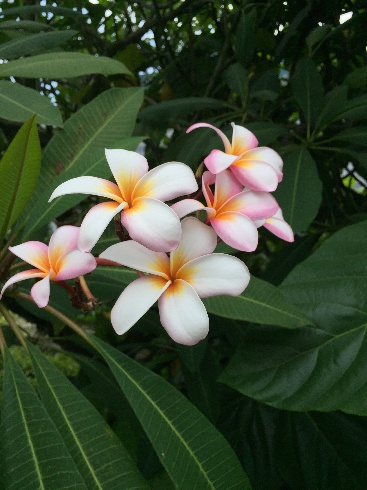
#> input picture Lab3/Pictures/test3.jpg, 367 x 490 px
$ python A0101742W_ChewYiXiu__Lab3.py   (older library calls are emulated)
#> lines starting #> are read from the running program, lines starting #| are printed output that depends on the picture
import cv2
import os
import numpy as np
import math
from matplotlib import pyplot as plt

#turn image to grayscale
img = cv2.imread(os.getcwd() + "/Pictures/test3.jpg",cv2.CV_LOAD_IMAGE_GRAYSCALE)
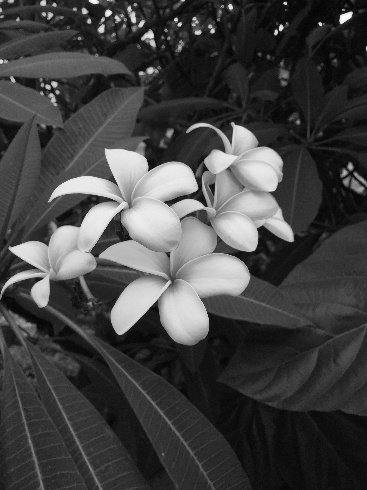
#> img: shape (490, 367); min 1, max 255, mean 67.1
#define sobel and prewitt kernels
sobelx_kernel = np.array([[-1, 0, 1],[-2, 0, 2],[-1, 0, 1]])
sobely_kernel = np.array([[1, 2, 1],[0, 0, 0],[-1, -2, -1]])
prewittx_kernel = np.array([[-1, 0, 1],[-1, 0, 1],[-1, 0, 1]])
prewitty_kernel = np.array([[1, 1, 1],[0, 0, 0],[-1, -1, -1]])

rows = img.shape[0]
#> rows = 490
columns = img.shape[1]
#> columns = 367
sobel_result = np.zeros([rows,columns])
prewitt_result = np.zeros([rows,columns])
maxsobelEdge = 0
maxprewittEdge = 0
for r in range(0,rows-2):
    for c in range(0,columns-2):
        sobelx = sobely = prewittx = prewitty = 0.0
        #convolve image with sobel and prewitt kernels
        sobelx = (img[r][c]*sobelx_kernel[0][0]) + (img[r][c+1]*sobelx_kernel[0][1]) + (img[r][c+2]*sobelx_kernel[0][2]) + (img[r+1][c]*sobelx_kernel[1][0]) + (img[r+1][c+1]*sobelx_kernel[1][1]) + (img[r+1][c+2]*sobelx_kernel[1][2]) + (img[r+2][c]*sobelx_kernel[2][0]) + (img[r+2][c+1]*sobelx_kernel[2][1]) + (img[r+2][c+2]*sobelx_kernel[2][2])

        sobely = (img[r][c]*sobely_kernel[0][0]) + (img[r][c+1]*sobely_kernel[0][1]) + (img[r][c+2]*sobely_kernel[0][2]) + (img[r+1][c]*sobely_kernel[1][0]) + (img[r+1][c+1]*sobely_kernel[1][1]) + (img[r+1][c+2]*sobely_kernel[1][2]) + (img[r+2,][c]*sobely_kernel[2][0]) + (img[r+2][c+1]*sobely_kernel[2][1])+ (img[r+2][c+2]*sobely_kernel[2][2])

        prewittx = (img[r][c]*prewittx_kernel[0][0]) + (img[r][c+1]*prewittx_kernel[0][1]) + (img[r][c+2]*prewittx_kernel[0][2]) + (img[r+1][c]*prewittx_kernel[1][0]) + (img[r+1][c+1]*prewittx_kernel[1][1]) + (img[r+1][c+2]*prewittx_kernel[1][2]) + (img[r+2][c]*prewittx_kernel[2][0]) + (img[r+2][c+1]*prewittx_kernel[2][1]) + (img[r+2][c+2]*prewittx_kernel[2][2])

        prewitty = (img[r][c]*prewitty_kernel[0][0]) + (img[r][c+1]*prewitty_kernel[0][1]) + (img[r][c+2]*prewitty_kernel[0][2]) + (img[r+1][c]*prewitty_kernel[1][0]) + (img[r+1][c+1]*prewitty_kernel[1][1]) + (img[r+1][c+2]*prewitty_kernel[1][2]) + (img[r+2][c]*prewitty_kernel[2][0]) + (img[r+2][c+1]*prewitty_kernel[2][1]) + (img[r+2,c+2]*prewitty_kernel[2][2])

        sobel_result[r+1][c+1] = math.sqrt(sobelx**2 + sobely**2)
        prewitt_result[r+1][c+1] = math.sqrt(prewittx**2 + prewitty**2)

        #find maximum edges
        if (sobel_result[r+1][c+1] > maxsobelEdge):
            maxsobelEdge = sobel_result[r+1][c+1]

        if (prewitt_result[r+1][c+1] > maxprewittEdge):
            maxprewittEdge = prewitt_result[r+1][c+1]
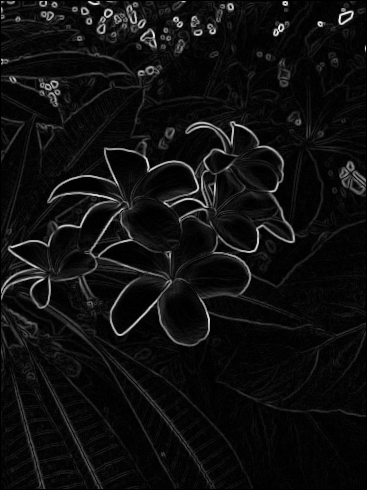
#> prewitt_result: shape (490, 367) float64; min 0, max 639, mean 38.7; drawn with min black and max white
#> after the loop, maxprewittEdge = 639; maxsobelEdge = 887.4

#scale all edge values
sobel_result = sobel_result * (255/maxsobelEdge)
prewitt_result = prewitt_result * (255/maxprewittEdge)
cv2.imwrite("test3_sobel.jpg",sobel_result)
cv2.imwrite("test3_prewitt.jpg",prewitt_result)

sobel_thinned = np.zeros([rows,columns])
prewitt_thinned = np.zeros([rows,columns])

for r in range (1,rows-1):
    for c in range (1,columns-1):
        #check if pixel is the local maximum between its vertical neighbours or horizontal neighbours in sobel edges
        if ((sobel_result[r][c] >= sobel_result[r-1][c] and sobel_result[r][c] >= sobel_result[r+1][c]) or (sobel_result[r][c] >= sobel_result[r][c-1] and sobel_result[r][c] >= sobel_result[r][c+1])):
            sobel_thinned[r][c] = sobel_result[r][c]
        #check if pixel is the local maximum between its vertical neighbours or horizontal neighbours in prewitt edges
        if ((prewitt_result[r][c] >= prewitt_result[r-1][c] and prewitt_result[r][c] >= prewitt_result[r+1][c]) or (prewitt_result[r][c] >= prewitt_result[r][c-1] and prewitt_result[r][c] >= prewitt_result[r][c+1])):
            prewitt_thinned[r][c] = prewitt_result[r][c]
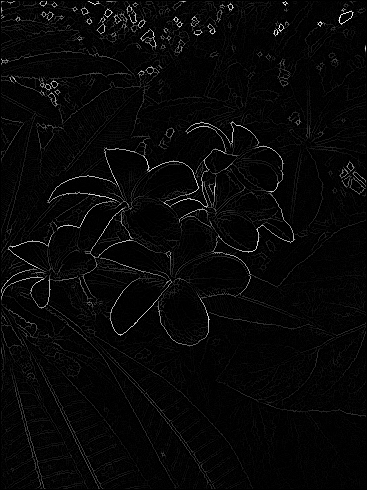
#> prewitt_thinned: shape (490, 367) float64; min 0, max 255, mean 7.4; drawn with min black and max white

cv2.imwrite(os.getcwd() + "/Results/test3_sobel_thinned.jpg",sobel_thinned)
cv2.imwrite(os.getcwd() + "Results/test3_prewitt_thinned.jpg",prewitt_thinned)

$ run again, with Lab3/Pictures/test2.jpg copied over Lab3/Pictures/test3.jpg
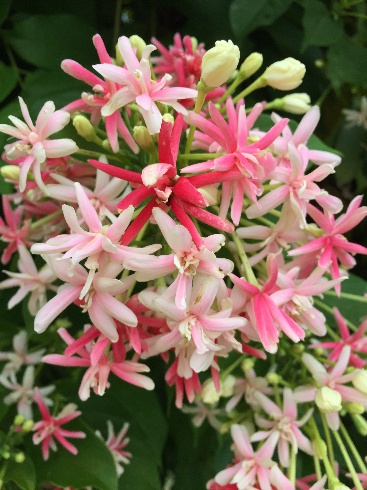
#> input picture Lab3/Pictures/test2.jpg, 367 x 490 px
#> after the loop `for r in range(0,rows-2):`:
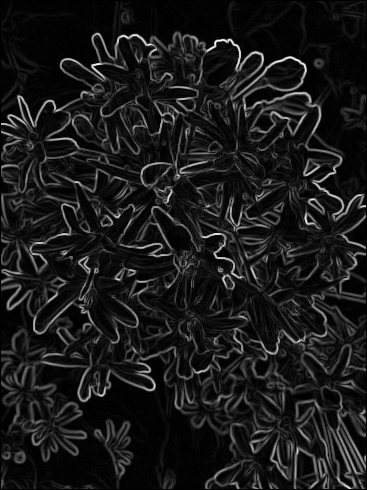
#> prewitt_result: shape (490, 367) float64; min 0, max 623.1, mean 63.2; drawn with min black and max white
#> after the loop `for r in range(0,rows-2):`: maxprewittEdge = 623.1; maxsobelEdge = 881.5
#> `cv2.imwrite(os.getcwd() + "/Results/test3_sobel_thinned.jpg",sobel_thi..`:
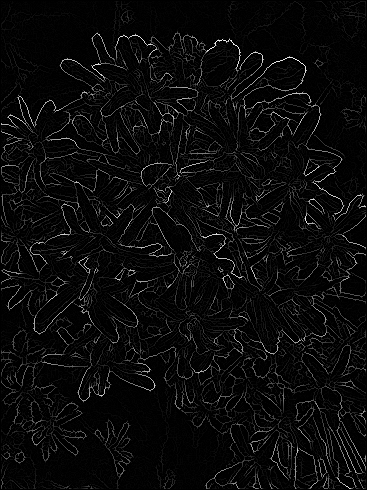
#> saved as test3_sobel_thinned.jpg: shape (490, 367); min 0, max 255, mean 10.8
